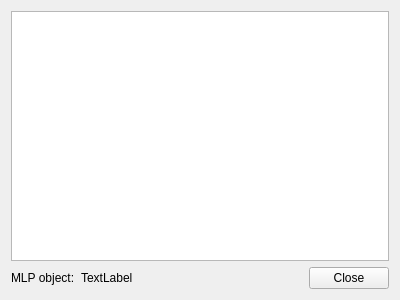
<?xml version="1.0" encoding="UTF-8"?>
<ui version="4.0">
 <class>MLPVisualization</class>
 <widget class="QWidget" name="MLPVisualization">
  <property name="geometry">
   <rect>
    <x>0</x>
    <y>0</y>
    <width>400</width>
    <height>300</height>
   </rect>
  </property>
  <property name="windowTitle">
   <string>Form</string>
  </property>
  <layout class="QVBoxLayout" name="verticalLayout">
   <item>
    <widget class="QGraphicsView" name="graphicsView"/>
   </item>
   <item>
    <layout class="QHBoxLayout" name="horizontalLayout">
     <item>
      <widget class="QLabel" name="label">
       <property name="text">
        <string>MLP object:</string>
       </property>
      </widget>
     </item>
     <item>
      <widget class="QLabel" name="mlp_name_label">
       <property name="text">
        <string>TextLabel</string>
       </property>
      </widget>
     </item>
     <item>
      <spacer name="horizontalSpacer">
       <property name="orientation">
        <enum>Qt::Horizontal</enum>
       </property>
       <property name="sizeHint" stdset="0">
        <size>
         <width>40</width>
         <height>20</height>
        </size>
       </property>
      </spacer>
     </item>
     <item>
      <widget class="QPushButton" name="closeButton">
       <property name="text">
        <string>Close</string>
       </property>
      </widget>
     </item>
    </layout>
   </item>
  </layout>
 </widget>
 <resources/>
 <connections>
  <connection>
   <sender>closeButton</sender>
   <signal>clicked()</signal>
   <receiver>MLPVisualization</receiver>
   <slot>close()</slot>
   <hints>
    <hint type="sourcelabel">
     <x>349</x>
     <y>271</y>
    </hint>
    <hint type="destinationlabel">
     <x>199</x>
     <y>149</y>
    </hint>
   </hints>
  </connection>
 </connections>
</ui>
